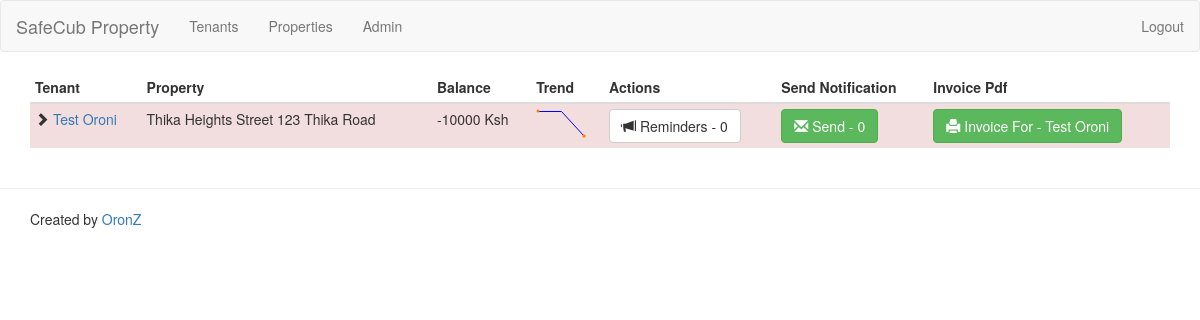
/main/ (signed in), run on an earlier commit of the app's database.
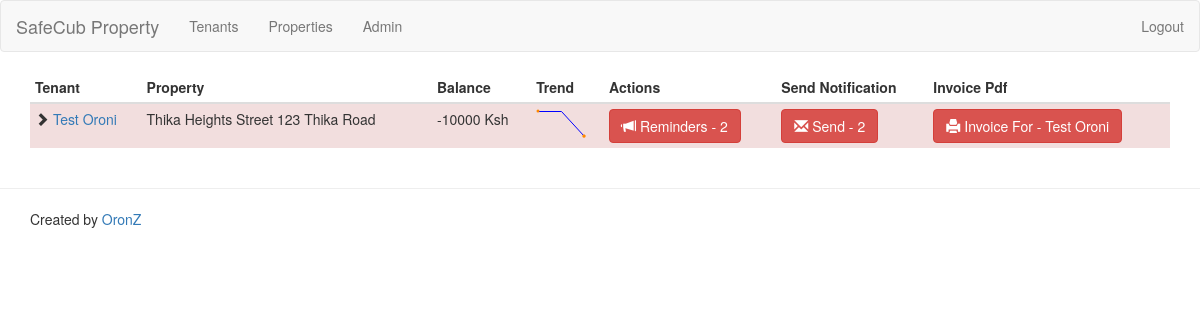
And on a later commit of the database.
### tenants/models.py (models this page shows, shortened)
class Tenant(models.Model):
    property = models.ForeignKey(
        Property,
        verbose_name=Property._meta.verbose_name,
        on_delete=models.PROTECT)
    name = models.CharField(_("name"), max_length=255)
    tenancy_begin_date = models.DateField(
        _("tenancy begin date"))
    tenancy_end_date = models.DateField(
        _("tenancy end date"), blank=True, null=True)
    deposit = models.DecimalField(
        _("deposit"), max_digits=7, decimal_places=2,
        help_text=_(
            'A sum of money asked to tenant on day 1. '
            'It is payed back in full on the final day of the tenancy'),
        validators=[MinValueValidator(0)], default=0)
    contact_info = models.TextField(_("contact info"), blank=True)
    notes = models.TextField(_("notes"), blank=True)
    def cashflows(self, date_until=None):
        if date_until is None:
            date_until = date.today()
        rents = revisions_to_cashflows(
            date_until, self.rentrevision_set.all())
        payments = payments_to_cashflows(
            date_until, self.payment_set.all(), Payment)
        refunds = payments_to_cashflows(
            date_until, self.refund_set.all(), Refund, negate=True)
        discounts = payments_to_cashflows(
            date_until, self.discount_set.all(), Discount)
        fees = payments_to_cashflows(
            date_until, self.fee_set.all(), Fee, negate=True)
        deposit_cashflows = self.deposit_cashflows(date_until)
        non_sorted = itertools.chain.from_iterable([
            payments, refunds, rents, fees, discounts, deposit_cashflows])
        date_sorted = sorted(non_sorted, key=attrgetter('date', 'amount'))
        result = []
        balance = 0
        for c in date_sorted:
            balance += c.amount
            result.append(
                CashflowAndBalance(c.date, c.amount, c.description, balance))
        return reversed(result)
    def deposit_cashflows(self, date_until):
        result = [Cashflow(
            self.tenancy_begin_date, -self.deposit, _('deposit'))]
        if self.has_left(date_until):
            result.append(Cashflow(
                self.tenancy_end_date, self.deposit, _('deposit refund')))
        return result
    def trend(self):
        return moving_average(date.today(), list(self.cashflows()), 3)
    def balance(self):
        return sum([int(c.amount) for c in self.cashflows()])
    def has_left(self, date_until=None):
        if date_until is None:
            date_until = date.today()
        return (
            self.tenancy_end_date is not None
            and date_until > self.tenancy_end_date)
    def rent(self):
        query_set = self.rentrevision_set.all()
        result = query_set.aggregate(Max('rent'))['rent__max']
        if result is None:
            result = 0
        return result
    balance.short_description = _("balance")
    def expired_reminders_count(self):
        return (
            self.reminder_set
            .filter(read=False)
            .filter(date__lte=date.today())
            .count())
    def pending_reminders_count(self):
        return (
            self.reminder_set
            .filter(read=False)
            .count())
    class Meta:
        verbose_name = _("tenant")
        verbose_name_plural = _("tenants")
        ordering = ['tenancy_end_date', 'name']

### property/models.py (models this page shows)
class Property(models.Model):
    name = models.CharField(_("name"), max_length=255)
    prop_type=models.ForeignKey(PropertyType,on_delete=models.PROTECT)
    location = models.ForeignKey(
        property_location,
        verbose_name=property_location._meta.verbose_name,
        blank=True, null=True, on_delete=models.PROTECT)
    address = models.TextField(_("address"))
    notes = models.TextField(_("notes"), blank=True)
    area = models.DecimalField(
        _("surface area"), max_digits=7, decimal_places=2,
        validators=[MinValueValidator(0)])
    rooms = models.DecimalField(
        _("number of rooms"), max_digits=2, decimal_places=0,
        validators=[MinValueValidator(1)])
    price=models.DecimalField(max_digits=7, decimal_places=2,
        validators=[MinValueValidator(0)])
    class Meta:
        verbose_name = _("property")
        verbose_name_plural = _("properties")
        ordering = ['name']
    def __str__(self):
        return u'{}\n{}'.format(self.name, self.address)

### tenants/views.py (the view)
# urls.py: path('main/', include('tenants.urls')),
@login_required
def tenants(request):
    result = []
    tenants = (
        Tenant.objects.all()
        .prefetch_related('reminder_set'))
    for t in tenants:
        rounded_trend = [round(v, 2) for v in t.trend()]
        print(rounded_trend)
        current_trend = rounded_trend[-1]
        float_rent = float(t.rent())
        if current_trend < -1.2 * float_rent:
            css = "danger"
        elif current_trend < -0.2 * float_rent:
            css = "warning"
        else:
            css = ""
        if t.has_left():
            css += " gone"
        expired = t.expired_reminders_count()
        if expired > 0:
            reminder_css = "btn-danger"
            reminders_count = expired
        else:
            reminder_css = ""
            reminders_count = t.pending_reminders_count()
        result.append({
            "tenant": t,
            "css": css,
            "normal_min": json.dumps(float_rent),
            "trend": json.dumps(rounded_trend),
            "reminder_css": reminder_css,
            "reminders_count": reminders_count
        })
    context = {'tenants': result}
    return render(request, 'main/tenants.html', context)

### tenants/models.py (called while the page is built)
def payments_to_cashflows(
        date, payments, model_class, negate=False):
    for p in payments:
        if p.date > date:
            continue
        model_class_label = model_class._meta.verbose_name
        if p.description:
            d = _('%(model_class)s "%(description)s"') % {
                'model_class': model_class_label,
                'description': p.description}
        else:
            d = model_class_label
        yield Cashflow(p.date, -p.amount if negate else p.amount, d)

def revisions_to_cashflows(date, revisions):
    date = next_month(date)
    result = map(lambda r: revision_to_cashflows(r, date), revisions)
    joined_result = itertools.chain.from_iterable(result)
    return [c for c in joined_result if c.date < date]

def next_month(date, increment=1):
    date = date.replace(day=1)
    return add_month(date, increment)

def add_month(d, increment=1):
    month = d.month - 1 + increment
    year = d.year + month //12
    month = month % 12 + 1
    day = d.day
    max_day = monthrange(year, month)[1]
    day = min(day, max_day)
    return date(month=month, year=year, day=day)

### templates/main/tenants.html (shortened to what this page needs)
{% extends "base.html" %}
{% load lineage %}
{% load i18n %}
{% load static %}
{% block content %}
	<table class="table table-condensed table-hover sortable">
		<thead>
			<tr>
				<th>{% trans "tenant"|title %}</th>
				<th>{% trans "property"|title %}</th>
				<th>{% trans "balance"|title %}</th>
				<th>{% trans "trend"|title %}</th>
				<th>{% trans "actions"|title %}</th>
				<th>{% trans "send notification"|title %}</th>
				<th>{% trans "Invoice PDF"|title %}</th>
			</tr>
		</thead>
		<tbody>
		{% for t in tenants %}
		<tr class="{{ t.css }}">
			<td>
				<span class="glyphicon glyphicon-chevron-right"></span>
				<a href="{% url 'admin:tenants_tenant_change' t.tenant.id %}">{{ t.tenant.name }}</a>
			</td>
			<td>{{ t.tenant.property }}</td>
			<td>{{ t.tenant.balance }} Ksh</td>
			<td>
				<span class="trend" normal-min="{{ t.normal_min }}"> {{ t.trend }}</span>
			</td>
			<td>
				<a href="{% url 'admin:tenants_reminder_change' t.tenant.id %}" class="btn btn-default reminders {{t.reminder_css}}"><span class="glyphicon glyphicon-bullhorn"></span> {% trans "reminders"|title %} - {{t.reminders_count}}</a>
		       	</td>
		       	<td>
				<a href="{% url 'admin:tenants_reminder_change' t.tenant.id %}" class="btn btn-success send
				 {{t.reminder_css}}"><span class="glyphicon glyphicon-envelope"></span> {% trans "Send"|title %} - {{t.reminders_count}}</a>
		       	</td>
		       	<td>
				<a href="{% url 'admin:tenants_reminder_change' t.tenant.id %}" class="btn btn-success Invoice PDF
				 {{t.reminder_css}}"><span class="glyphicon glyphicon-print"></span> {% trans "Invoice for"|title %} - {{t.tenant.name}}</a>
		       	</td>
		</tr>
		{% endfor %}
		</tbody>
	</table>
{% endblock %}

What changed in the data, as far as the page shows it:
changed Tenant "Test Oroni": reminders_count "0" → "2"
